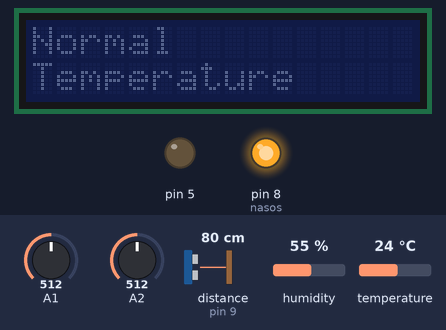
Bench run of a sketch on a simulated Arduino Uno, built with avr-gcc and run on an emulated ATmega328P. Parts: 16×2 character LCD, output pins drawn as LEDs (lit = HIGH). The test bench sets the inputs (shaded band); at power-on: temperature 24 °C, distance to the obstacle (sensor on pin 9) 80 cm, A1 = 512, A2 = 512, humidity 55 %. The echo pulse lasts 58.3 µs per cm; what the sketch prints to the serial monitor is not drawn.

Above: at 1.2 s.
1.3 s: temperature set to 34 °C
3.3 s: temperature set to 37 °C
At 5.4 s:
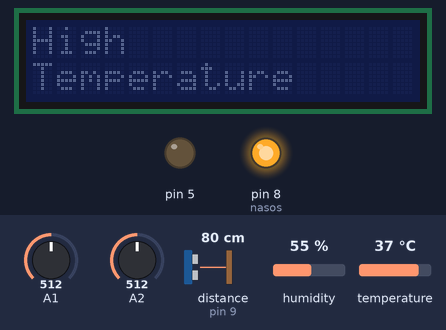
5.7 s: distance to the obstacle (sensor on pin 9) set to 58 cm
8.4 s: distance to the obstacle (sensor on pin 9) set to 51 cm
At 10.5 s:
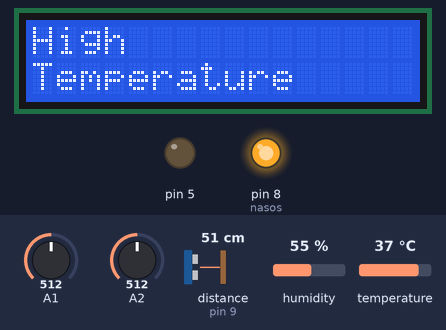
10.8 s: temperature set to 9 °C
At 12.8 s:
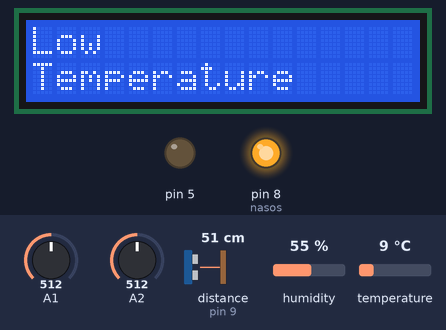
13.9 s: distance to the obstacle (sensor on pin 9) set to 60 cm
At 15.9 s:
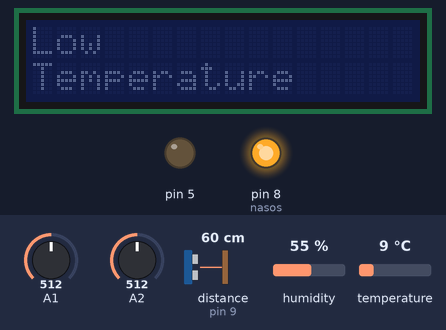
Timing chart, 0 to 17.4 s (numbered marks = the images above; inputs shaded):
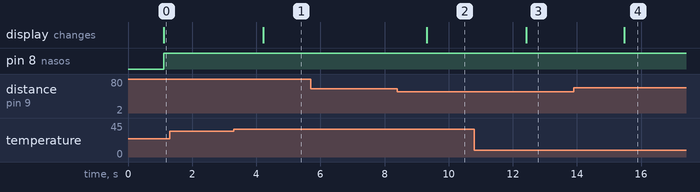

The sketch:

Stansya.ino
```cpp
#include <DHT.h>
#include <LiquidCrystal_I2C.h>
#include <Ultrasonic.h>
#include <Wire.h>
#define DHTPIN A0 // к какому пину будет подключен сигнальный выход датчика
#define DHTTYPE DHT11 // DHT 11
//#define DHTTYPE DHT22 // DHT 22 (AM2302)
//#define DHTTYPE DHT21 // DHT 21 (AM2301)


int nasos = 8;
int x;
Ultrasonic ultrasonic(10, 9); // Trig - 10, Echo - 9
LiquidCrystal_I2C lcd1(0x27, 16, 2);

//инициализация датчика
DHT dht(DHTPIN, DHTTYPE);
byte degree[8] = // кодируем символ градуса
{
	B00111,
	B00101,
	B00111,
	B00000,
	B00000,
	B00000,
	B00000,
};

void setup(){
	dht.begin( );
	lcd1.init(); // Инициализация lcd
	lcd1.backlight();
	pinMode(nasos,OUTPUT);
	Serial.begin(9600);
	pinMode(A2, INPUT);
	pinMode(5, OUTPUT); // пин 12 со светодиодом будет выходом (англ. «output»)
	pinMode(A1, INPUT); // к аналоговому входу A0 подключим датчик (англ. «intput»)
	pinMode(A0, INPUT);
	Serial.begin(9600);
}
void loop(){
	float h = dht.readHumidity();
	float t = dht.readTemperature();
	float f = dht.readTemperature(false);

	if (t > 10 && t < 35) {
		lcd1.clear();
		lcd1.setCursor(0, 0);
		lcd1.print("Normal");
		lcd1.setCursor(10, 0);
		lcd1.setCursor(0, 1);
		lcd1.print("Temperature");
		lcd1.setCursor(10, 1);
	}
	else if(t < 10){
		lcd1.clear();
		lcd1.setCursor(0, 0);
		lcd1.print("Low");
		lcd1.setCursor(10, 0);
		lcd1.setCursor(0, 1);
		lcd1.print("Temperature");
		lcd1.setCursor(10, 1);
	}
	else if (t > 35) {
		lcd1.clear();
		lcd1.setCursor(0, 0);
		lcd1.print("High");
		lcd1.setCursor(10, 0);
		lcd1.setCursor(0, 1);
		lcd1.print("Temperature");
		lcd1.setCursor(10, 1);
	}

	Serial.println(analogRead(2));
	delay(1000);
	if (analogRead(2) <= 400) {
		digitalWrite(nasos,LOW  );
	}
	else if( analogRead(2) > 400){
		digitalWrite(nasos,HIGH);
	}

	float dist_cm = ultrasonic.Ranging(CM);
	Serial.println(dist_cm);// выводим дистанцию в порт
	if (dist_cm > 55) {lcd1.noBacklight();}
	if (dist_cm < 55) {lcd1.backlight();}

	x = analogRead(A1); // переменная "x" находится в интервале от 0 до 1023

	if (x < 100) { digitalWrite (5, HIGH); } // если x меньше 100 - включаем диод
	if (x > 100) { digitalWrite (5, LOW); } // если x больше 100 - выключаем диод

	 Serial.println (x); // выводим значение датчика на монитор
	 delay (1000);
}
```

Measured:
- the behaviour switches between 35 and 36 °C on temperature (found by bisection; images 0 and 1)
- the behaviour switches between 55 and 54 cm on distance to the obstacle (sensor on pin 9) (found by bisection; images 1 and 2)
- after the input at 1.3 s, every drawn part: stays the same
- after the input at 3.3 s, the display: changes after 0.91 s (image 1)
- after the input at 5.7 s, every drawn part: stays the same
- after the input at 8.4 s, the display: changes after 0.92 s (image 2)
- after the input at 10.8 s, the display: changes after 1.6 s (image 3)
- after the input at 13.9 s, the display: changes after 1.6 s (image 4)
